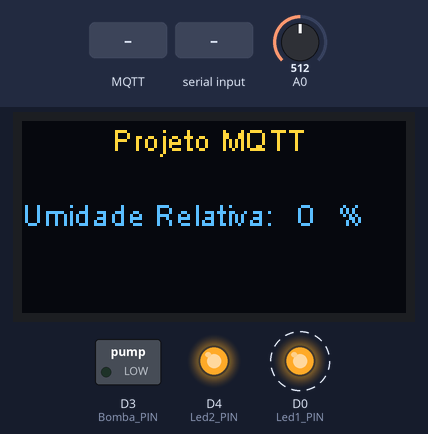
A sketch run on a simulated ESP8266 (NodeMCU). On the bench: 128×64 one-colour display, switched loads named in the sketch (green lamp = pin HIGH), output pins drawn as LEDs (lit = HIGH). Dashed ring = blinking. The inputs (shaded band) are chosen by the test bench; at power-on: A0 = 512. The OLED is the two-colour kind (top 16 rows yellow); WiFi joins after 1.5 s; servers stay silent unless stated; no MQTT or app messages arrive unless stated; what the sketch prints to the serial monitor is not drawn.

Above: at 4.5 s.
4.6 s: MQTT message "LigaBomba" arrives on the first subscribed topic
At 4.76 s:
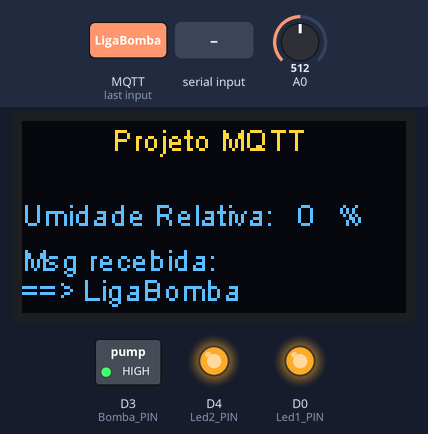
6.5 s: "LigaBomba\n" received over Serial
At 8.2 s:
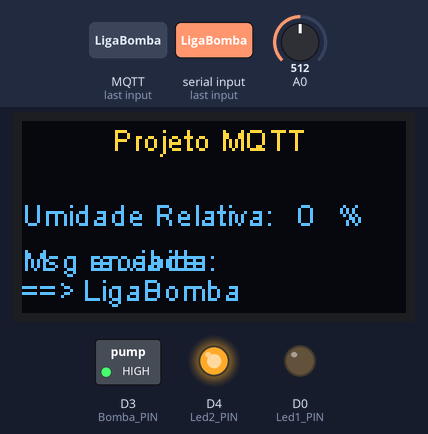
8.4 s: MQTT message "LeituraUnica" arrives on the first subscribed topic
11.4 s: "LeituraConst\n" received over Serial
At 13.1 s:
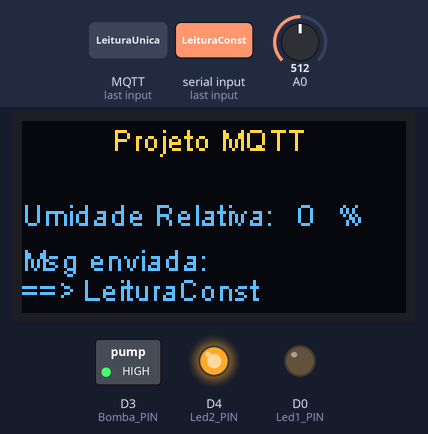
13.3 s: MQTT message "off" arrives on the first subscribed topic
At 14.84 s:
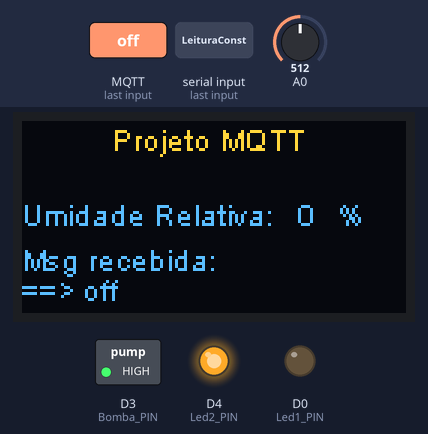
16.3 s: A0 set to 306
At 17.8 s:
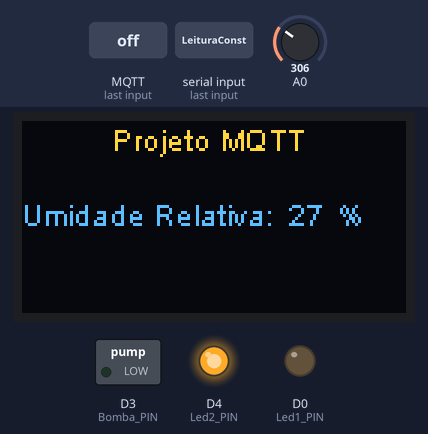
Timing chart, 0 to 19.3 s (numbered marks = the images above; inputs shaded):
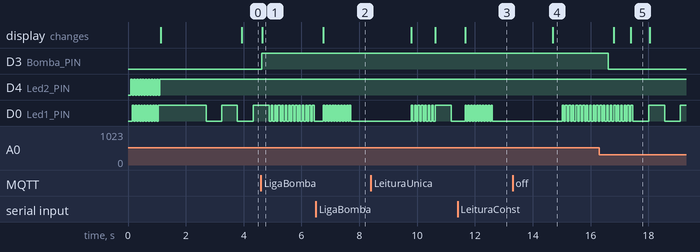

Measured:
- after the input at 4.6 s, D3 (Bomba_PIN): LOW → HIGH at once; the display: changes at once (image 1)
- after the input at 6.5 s, the display: changes after 0.26 s (image 2)
- after the input at 11.4 s, the display: changes after 0.26 s (image 3)
- after the input at 13.3 s, the display: changes after 1.4 s (image 4)
- after the input at 16.3 s, the display: first changes after 0.50 s (image 5 shows a later state)
- what the display in image 5 shows lasts 0.6 s, from 17.4 s to 18.0 s

The sketch:

Projeto_NodeMCU_MQTT_Renato_BS.ino
```cpp
/*-----------------------------------------------------------------------------------------
                            Programa do Projeto NodeMCU MQTT
  Autor/Aluno: Renato Barbosa de Souza
  prof.: Wallace Rodrigues de Santana
  UNIVERSIDADE PRESBITERIANA MACKENZIE
  Faculdade de Computação e Informática
  Data: 08 de novembro de 2022
-------------------------------------------------------------------------------------------*/
#include <ESP8266WiFi.h> // Importa a Biblioteca ESP8266WiFi
#include <PubSubClient.h> // Importa a Biblioteca PubSubClient
#include <Wire.h>
#include "SSD1306Wire.h"

//defines - mapeamento de pinos do NodeMCU
#define D0    16
#define D1    5
#define D2    4
#define D3    0
#define D4    2
#define D5    14
#define D6    12
#define D7    13
#define D8    15
#define D9    3
#define D10   1
#define SD2   9
#define SD3   10

#define Led1_PIN D0 // pino do led1 interno ao NodeMCU
#define Led2_PIN D4 // pino do led2 interno ao NodeMCU
#define Bot_PIN SD3  // pino do botão
#define Bomba_PIN D3  // pino da Bomba d'água

// define id mqtt e tópicos para publicação e inscrição
#define TOPICO_SUBSCRIBE1 "T_MQTT_RBS_RX01"     //tópico MQTT de entrada 1
#define TOPICO_PUBLISH1 "T_MQTT_RBS_TX01"     //tópico MQTT de saída 1
#define ID_MQTT  "ID_ProjMQTT_Renato_2022_v01"       //id mqtt (para identificação de sessão)
                                                     //IMPORTANTE: este deve ser único no broker
const char* SSID = "NOME_DA_REDE"; // SSID / nome da rede WI-FI que deseja se conectar
const char* PASSWORD = "SENHA"; // Senha da rede WI-FI que deseja se conectar

// MQTT
const char* BROKER_MQTT = "broker.hivemq.com"; //URL do broker MQTT que se deseja utilizar
int BROKER_PORT = 1883; // Porta do Broker MQTT

WiFiClient espClient; // Cria o objeto espClient
PubSubClient MQTT_Client(espClient); // Instancia o Cliente MQTT passando o objeto espClient

// Inicializa o display Oled
SSD1306Wire  display(0x3c, D1, D2); // SDA => D1    SCL => D2

char DadoRX, Pck[30], Buff[10];
uint16_t n, CntDado, CntLed, CntBot, CntDebounce, CntBomba, CntDisplay, CntSensor, CntAmostra;
int UmidRel;
bool Bot, FLAG_LIGABOMBA, FLAG_APAGAR_DISPLAY, FLAG_LEITURA_CONST;
unsigned long int Amostra;

void setup(){
//----------- Inicializa Serial -------------------------
  Serial.begin(115200);
  delay(100);
//-------------- Piscadas de Boas Vindas ------------------
  pinMode(Bot_PIN, INPUT_PULLUP);
  pinMode(Bomba_PIN, OUTPUT);
  digitalWrite(Bomba_PIN, LOW);  // desliga a bomba inicialmente

  pinMode(Led1_PIN, OUTPUT); // São do tipo NF
  pinMode(Led2_PIN, OUTPUT);
  digitalWrite(Led1_PIN, HIGH);
  digitalWrite(Led2_PIN, LOW);
  for(n=0; n<20; n++){
    digitalWrite(Led1_PIN, !digitalRead(Led1_PIN));
    digitalWrite(Led2_PIN, !digitalRead(Led2_PIN));
    delay(50);
  }
  digitalWrite(Led2_PIN, HIGH);
//-------------- Imrpime texto inicial ------------------
  Serial.print("\nProjeto MQTT-NodeMCU Renato Barbosa de Souza");
  Serial.println("\nTopico Subscribe (inscrito):");
  Serial.println(TOPICO_SUBSCRIBE1);
  Serial.println("\nTopico Publish (de publicar):");
  Serial.println(TOPICO_PUBLISH1);
  Serial.println("\n------Conexao WI-FI------");
  Serial.print("=>Conectando-se na rede: ");
  Serial.println(SSID);
  Serial.print("Aguarde");
//------------ Inicializa Display OLED ------------------------
  display.init();
  display.flipScreenVertically();
  //Apaga o display
  display.clear();
  //Seleciona a fonte // ArialMT_Plain_10, ArialMT_Plain_16, ArialMT_Plain_24
  display.setFont(ArialMT_Plain_10);
  display.drawString(30, 0, "Projeto MQTT");
  display.drawString(0, 25, "Umidade Relativa: xxx %");
  display.display();
//---------- Inicializa WiFi e MQTT ------------------------
  reconectWiFi();
  MQTT_Client.setServer(BROKER_MQTT, BROKER_PORT); //informa qual broker e porta deve ser conectado
  MQTT_Client.setCallback(mqtt_callback);          //atribui função de callback (função chamada quando qualquer informação de um dos tópicos subescritos chega)

  VerificaConexoesWiFIEMQTT();
}

void loop(){
//---------------- Tarefa 1: Pisca led ------------------------------
  if(CntLed) CntLed--;
  else{
    if(FLAG_APAGAR_DISPLAY) CntLed=10;
    else CntLed=100;
    digitalWrite(Led1_PIN, !digitalRead(Led1_PIN));
  }
//---------------- Tarefa 2: RX Serial ------------------------------
  Tarefa2_RX_Serial();
//---------------- Tarefa 3: Bomba ------------------------------
  Tarefa3_BombaDagua();
//---------------- Tarefa 4: Display ------------------------------
  Tarefa4_Display_OLED();
//---------------- Tarefa 5: Sensor Umidade Solo ------------------------------
  Tarefa5_Sensor_Humid_Solo();
//---------------- Tarefa 6: Verifica Conexões ------------------------------
  VerificaConexoesWiFIEMQTT(); //garante funcionamento das conexões WiFi e ao broker MQTT
//---------------- Tarefa 7: keep-alive MQTT ------------------------------
  MQTT_Client.loop(); //keep-alive da comunicação com broker MQTT  (dura aprox. 5 ms)
//---------------- Tick ------------------------------
  delay(5);
}

uint16_t i;
char mensagem[30];

void mqtt_callback(char* topic, byte* payload, unsigned int length){
  for(i=0; i<length; i++) mensagem[i]=(char)payload[i];
  mensagem[i]='\0';
  if(((String)mensagem).equals("LigaBomba")){
    Serial.println("Recebido comando LigaBomba");
    FLAG_LIGABOMBA=1;
  }else if(((String)mensagem).equals("LeituraUnica")){
    Serial.println("Recebido comando LeituraUnica");
    sprintf(Buff, "%3d", UmidRel);
    MQTT_Client.publish(TOPICO_PUBLISH1, Buff);
  }else if(((String)mensagem).equals("LeituraConst")){
    Serial.println("Recebido comando LeituraConst");
    FLAG_LEITURA_CONST=1;
  }

  Serial.print("Topico: ");
  Serial.print(topic);
  Serial.print("\n");
  Serial.print("Mensagem: ");
  Serial.print(mensagem);
  Serial.print("\n");
  display.drawString(0, 40, "Msg recebida:");
  display.drawString(0, 50, "==> ");
  display.drawString(20, 50, mensagem);
  display.display();
  FLAG_APAGAR_DISPLAY=1;
}
//

void Tarefa2_RX_Serial(void){
  if(Serial.available()){
    Pck[0]=Serial.read();
    for(CntDado=1; CntDado<30; CntDado++){
      for(n=0;n<2000;n++){
        if(Serial.available()) break;
        delayMicroseconds(20);
      }
      if(n<2000) Pck[CntDado]=Serial.read();
      else break;
    }
    Pck[CntDado]='\0';
    MQTT_Client.publish(TOPICO_PUBLISH1, Pck);
    Serial.print("-> Pacote enviado ao topico ");
    Serial.print(TOPICO_PUBLISH1);
    Serial.print(": ");
    Serial.println(Pck);
    display.drawString(0, 40, "Msg enviada:");
    display.drawString(0, 50, "==> ");
    display.drawString(20, 50, Pck);
    display.display();

    for(n=0; n<20; n++){
      digitalWrite(Led1_PIN, !digitalRead(Led1_PIN));
      delay(50);
    }
    delay(2000);
    ApagaMensagem();
    display.display();
  }
}
//

void Tarefa3_BombaDagua(void){
  if(!CntBomba){
    if(FLAG_LIGABOMBA){
      digitalWrite(Bomba_PIN, HIGH);  // liga a bomba
      CntBomba=1000;
    }
  }else{
    CntBomba--;
    if(!CntBomba){
      FLAG_LIGABOMBA=0;
      digitalWrite(Bomba_PIN, LOW);  // desliga a bomba
    }
  }
}
//

void Tarefa4_Display_OLED(void){
  if(!CntDisplay){
    if(FLAG_APAGAR_DISPLAY){
      CntDisplay=500;
    }
  }else{
    CntDisplay--;
    if(!CntDisplay){
      FLAG_APAGAR_DISPLAY=0;
      ApagaMensagem();
      display.display();
    }
  }
}
//

void Tarefa5_Sensor_Humid_Solo(void){
  if(CntSensor<10) CntSensor++;
  else{
    if(CntAmostra<20){
      CntAmostra++;
      Amostra += analogRead(A0);
    }else{
      Amostra = Amostra/20;
      UmidRel = map(Amostra,210,510,100,0);
      if(UmidRel<0) UmidRel=0;
      if(UmidRel>100) UmidRel=100;

      for(i=25;i<35;i++){
        for(n=84;n<104;n++){
          display.clearPixel(n,i);
        }
      }
      sprintf(Buff, "%3d", UmidRel);
      display.drawString(86, 25, Buff);
      display.display();
      if(FLAG_LEITURA_CONST){
        sprintf(Buff, "%3d %%", UmidRel);
        MQTT_Client.publish(TOPICO_PUBLISH1, Buff);
      }
      Amostra=0;
      CntAmostra=0;
    }
    CntSensor=0;
  }
}
//

//Função: reconecta-se ao broker MQTT (caso ainda não esteja conectado ou em caso de a conexão cair)
//        em caso de sucesso na conexão ou reconexão, o subscribe dos tópicos é refeito.
void reconnectMQTT(){
  while(!MQTT_Client.connected()){
    Serial.print("=>Tentando se conectar ao Broker MQTT: ");
    Serial.println(BROKER_MQTT);
    if (MQTT_Client.connect(ID_MQTT)){
      Serial.println("Conectado com sucesso ao broker MQTT!");
      MQTT_Client.subscribe(TOPICO_SUBSCRIBE1);
    }else{
      Serial.println("Falha ao reconectar no broker.");
      Serial.println("Havera nova tentativa de conexao em 2s");
      delay(2000);
    }
  }
}

void reconectWiFi(){
  //se já está conectado a rede WI-FI, nada é feito.
  //Caso contrário, são efetuadas tentativas de conexão
  if(WiFi.status() == WL_CONNECTED)
    return;

  WiFi.begin(SSID, PASSWORD); // Conecta na rede WI-FI

  while(WiFi.status() != WL_CONNECTED){
    delay(100);
    Serial.print(".");
  }

  Serial.println();
  Serial.print("Conectado com sucesso na rede ");
  Serial.println(SSID);
  Serial.print("IP obtido: ");
  Serial.println(WiFi.localIP());
}

void VerificaConexoesWiFIEMQTT(void){
  if(!MQTT_Client.connected())
    reconnectMQTT(); //se não há conexão com o Broker, a conexão é refeita

  reconectWiFi(); //se não há conexão com o WiFI, a conexão é refeita
}

void ApagaMensagem(void){
  for(i=42;i<62;i++){
    for(n=0;n<120;n++){
      display.clearPixel(n,i);
    }
  }
}


//
//
```
